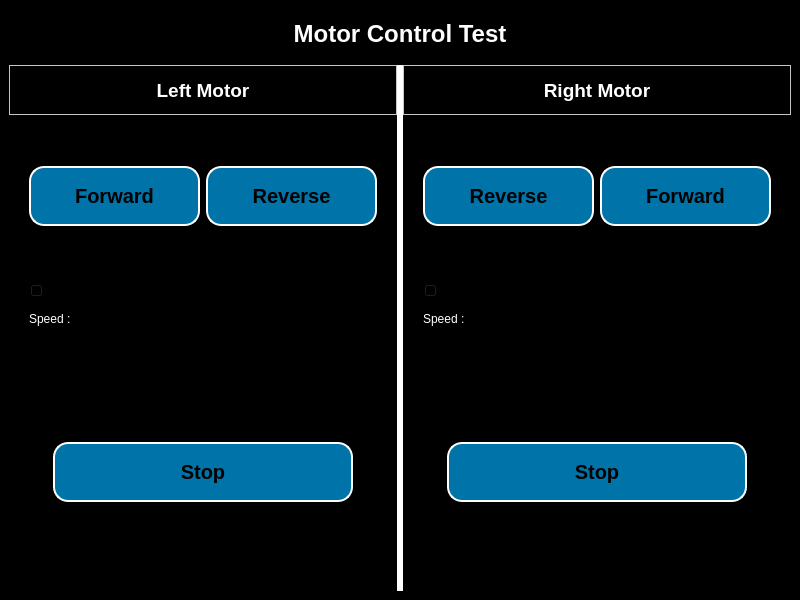
<?xml version="1.0" encoding="UTF-8"?>
<ui version="4.0">
 <class>MainWindow</class>
 <widget class="QMainWindow" name="MainWindow">
  <property name="geometry">
   <rect>
    <x>0</x>
    <y>0</y>
    <width>800</width>
    <height>600</height>
   </rect>
  </property>
  <property name="windowTitle">
   <string>MainWindow</string>
  </property>
  <property name="styleSheet">
   <string notr="true">background-color:White;</string>
  </property>
  <widget class="QWidget" name="centralwidget">
   <property name="styleSheet">
    <string notr="true">background-color:Black;</string>
   </property>
   <layout class="QVBoxLayout" name="verticalLayout">
    <item>
     <widget class="QWidget" name="top_widget" native="true">
      <property name="maximumSize">
       <size>
        <width>16777215</width>
        <height>50</height>
       </size>
      </property>
      <property name="styleSheet">
       <string notr="true">background-color:White;</string>
      </property>
      <layout class="QGridLayout" name="gridLayout">
       <property name="leftMargin">
        <number>0</number>
       </property>
       <property name="topMargin">
        <number>0</number>
       </property>
       <property name="rightMargin">
        <number>0</number>
       </property>
       <property name="bottomMargin">
        <number>0</number>
       </property>
       <property name="spacing">
        <number>0</number>
       </property>
       <item row="0" column="0">
        <widget class="QLabel" name="main_heading_label">
         <property name="font">
          <font>
           <pointsize>18</pointsize>
           <bold>true</bold>
          </font>
         </property>
         <property name="styleSheet">
          <string notr="true">background-color:Black;
color:White;</string>
         </property>
         <property name="text">
          <string>Motor Control Test</string>
         </property>
         <property name="alignment">
          <set>Qt::AlignCenter</set>
         </property>
        </widget>
       </item>
      </layout>
     </widget>
    </item>
    <item>
     <widget class="QWidget" name="bottom_widget" native="true">
      <property name="styleSheet">
       <string notr="true">background-color:White;</string>
      </property>
      <layout class="QHBoxLayout" name="horizontalLayout">
       <property name="leftMargin">
        <number>0</number>
       </property>
       <property name="topMargin">
        <number>0</number>
       </property>
       <property name="rightMargin">
        <number>0</number>
       </property>
       <property name="bottomMargin">
        <number>0</number>
       </property>
       <item>
        <widget class="QWidget" name="widget_4" native="true">
         <property name="styleSheet">
          <string notr="true">background-color:White;</string>
         </property>
         <layout class="QVBoxLayout" name="verticalLayout_2">
          <property name="spacing">
           <number>0</number>
          </property>
          <property name="leftMargin">
           <number>0</number>
          </property>
          <property name="topMargin">
           <number>0</number>
          </property>
          <property name="rightMargin">
           <number>0</number>
          </property>
          <property name="bottomMargin">
           <number>0</number>
          </property>
          <item>
           <widget class="QFrame" name="frame">
            <property name="maximumSize">
             <size>
              <width>16777215</width>
              <height>50</height>
             </size>
            </property>
            <property name="styleSheet">
             <string notr="true">background-color:white;</string>
            </property>
            <property name="frameShape">
             <enum>QFrame::StyledPanel</enum>
            </property>
            <property name="frameShadow">
             <enum>QFrame::Raised</enum>
            </property>
            <layout class="QGridLayout" name="gridLayout_2">
             <property name="leftMargin">
              <number>0</number>
             </property>
             <property name="topMargin">
              <number>0</number>
             </property>
             <property name="rightMargin">
              <number>0</number>
             </property>
             <property name="bottomMargin">
              <number>0</number>
             </property>
             <property name="spacing">
              <number>0</number>
             </property>
             <item row="0" column="0">
              <widget class="QLabel" name="left_motor_label">
               <property name="font">
                <font>
                 <pointsize>14</pointsize>
                 <bold>true</bold>
                </font>
               </property>
               <property name="styleSheet">
                <string notr="true">background-color:black;
color:White;</string>
               </property>
               <property name="lineWidth">
                <number>1</number>
               </property>
               <property name="text">
                <string>Left Motor</string>
               </property>
               <property name="alignment">
                <set>Qt::AlignCenter</set>
               </property>
              </widget>
             </item>
            </layout>
           </widget>
          </item>
          <item>
           <widget class="QFrame" name="frame_2">
            <property name="styleSheet">
             <string notr="true">background-color:Black;</string>
            </property>
            <property name="frameShape">
             <enum>QFrame::StyledPanel</enum>
            </property>
            <property name="frameShadow">
             <enum>QFrame::Raised</enum>
            </property>
            <layout class="QGridLayout" name="gridLayout_6">
             <item row="0" column="0">
              <widget class="QFrame" name="frame_7">
               <property name="styleSheet">
                <string notr="true">background-color:Black;</string>
               </property>
               <property name="frameShape">
                <enum>QFrame::StyledPanel</enum>
               </property>
               <property name="frameShadow">
                <enum>QFrame::Raised</enum>
               </property>
               <layout class="QHBoxLayout" name="horizontalLayout_2">
                <property name="topMargin">
                 <number>0</number>
                </property>
                <property name="bottomMargin">
                 <number>0</number>
                </property>
                <item>
                 <widget class="QPushButton" name="left_forward_button">
                  <property name="minimumSize">
                   <size>
                    <width>0</width>
                    <height>40</height>
                   </size>
                  </property>
                  <property name="font">
                   <font>
                    <pointsize>-1</pointsize>
                    <italic>false</italic>
                    <bold>true</bold>
                   </font>
                  </property>
                  <property name="styleSheet">
                   <string notr="true">QPushButton{
border-color: White;
background-color:#0074a9;
border-style: outset;
border-width: 2px;
border-radius: 15px;
border-color: white;
padding: 16px;
color:Black;
Font:Bold;
font-size: 20px
}
QPushButton:pressed{ 
   border-color: black;
background-color:green;
}
</string>
                  </property>
                  <property name="text">
                   <string>Forward</string>
                  </property>
                 </widget>
                </item>
                <item>
                 <widget class="QPushButton" name="left_reverse_button">
                  <property name="minimumSize">
                   <size>
                    <width>0</width>
                    <height>40</height>
                   </size>
                  </property>
                  <property name="font">
                   <font>
                    <pointsize>-1</pointsize>
                    <italic>false</italic>
                    <bold>true</bold>
                   </font>
                  </property>
                  <property name="styleSheet">
                   <string notr="true">QPushButton{
border-color: White;
background-color:#0074a9;
border-style: outset;
border-width: 2px;
border-radius: 15px;
border-color: white;
padding: 16px;
color:Black;
Font:Bold;
font-size: 20px
}
QPushButton:pressed{ 
   border-color: black;
background-color:green;
}
</string>
                  </property>
                  <property name="text">
                   <string>Reverse</string>
                  </property>
                 </widget>
                </item>
               </layout>
              </widget>
             </item>
             <item row="1" column="0">
              <widget class="QFrame" name="frame_9">
               <property name="maximumSize">
                <size>
                 <width>16777215</width>
                 <height>70</height>
                </size>
               </property>
               <property name="styleSheet">
                <string notr="true">background-color:Black;</string>
               </property>
               <property name="frameShape">
                <enum>QFrame::StyledPanel</enum>
               </property>
               <property name="frameShadow">
                <enum>QFrame::Raised</enum>
               </property>
               <layout class="QGridLayout" name="gridLayout_7">
                <item row="0" column="0">
                 <widget class="QSlider" name="left_motor_slider">
                  <property name="orientation">
                   <enum>Qt::Horizontal</enum>
                  </property>
                 </widget>
                </item>
                <item row="1" column="0">
                 <widget class="QLabel" name="left_speed_label">
                  <property name="font">
                   <font>
                    <bold>false</bold>
                   </font>
                  </property>
                  <property name="styleSheet">
                   <string notr="true">color:white;</string>
                  </property>
                  <property name="text">
                   <string>Speed : </string>
                  </property>
                 </widget>
                </item>
               </layout>
              </widget>
             </item>
            </layout>
           </widget>
          </item>
          <item>
           <widget class="QFrame" name="frame_3">
            <property name="styleSheet">
             <string notr="true">background-color:Black;</string>
            </property>
            <property name="frameShape">
             <enum>QFrame::StyledPanel</enum>
            </property>
            <property name="frameShadow">
             <enum>QFrame::Raised</enum>
            </property>
            <layout class="QGridLayout" name="gridLayout_4">
             <property name="leftMargin">
              <number>0</number>
             </property>
             <property name="topMargin">
              <number>0</number>
             </property>
             <property name="rightMargin">
              <number>0</number>
             </property>
             <property name="bottomMargin">
              <number>0</number>
             </property>
             <property name="spacing">
              <number>0</number>
             </property>
             <item row="0" column="0">
              <widget class="QPushButton" name="left_motor_stop">
               <property name="minimumSize">
                <size>
                 <width>0</width>
                 <height>40</height>
                </size>
               </property>
               <property name="maximumSize">
                <size>
                 <width>300</width>
                 <height>16777215</height>
                </size>
               </property>
               <property name="font">
                <font>
                 <pointsize>-1</pointsize>
                 <italic>false</italic>
                 <bold>true</bold>
                </font>
               </property>
               <property name="styleSheet">
                <string notr="true">QPushButton{
border-color: White;
background-color:#0074a9;
border-style: outset;
border-width: 2px;
border-radius: 15px;
border-color: white;
padding: 16px;
color:Black;
Font:Bold;
font-size: 20px
}
QPushButton:pressed{ 
   border-color: black;
background-color:green;
}
</string>
               </property>
               <property name="text">
                <string>Stop</string>
               </property>
              </widget>
             </item>
            </layout>
           </widget>
          </item>
         </layout>
        </widget>
       </item>
       <item>
        <widget class="QWidget" name="widget_3" native="true">
         <property name="styleSheet">
          <string notr="true">background-color:White;</string>
         </property>
         <layout class="QVBoxLayout" name="verticalLayout_3">
          <property name="spacing">
           <number>0</number>
          </property>
          <property name="leftMargin">
           <number>0</number>
          </property>
          <property name="topMargin">
           <number>0</number>
          </property>
          <property name="rightMargin">
           <number>0</number>
          </property>
          <property name="bottomMargin">
           <number>0</number>
          </property>
          <item>
           <widget class="QFrame" name="frame_4">
            <property name="maximumSize">
             <size>
              <width>16777215</width>
              <height>50</height>
             </size>
            </property>
            <property name="styleSheet">
             <string notr="true">background-color:white;</string>
            </property>
            <property name="frameShape">
             <enum>QFrame::StyledPanel</enum>
            </property>
            <property name="frameShadow">
             <enum>QFrame::Raised</enum>
            </property>
            <layout class="QGridLayout" name="gridLayout_3">
             <property name="leftMargin">
              <number>0</number>
             </property>
             <property name="topMargin">
              <number>0</number>
             </property>
             <property name="rightMargin">
              <number>0</number>
             </property>
             <property name="bottomMargin">
              <number>0</number>
             </property>
             <property name="spacing">
              <number>0</number>
             </property>
             <item row="0" column="0">
              <widget class="QLabel" name="right_motor_label">
               <property name="font">
                <font>
                 <pointsize>14</pointsize>
                 <bold>true</bold>
                </font>
               </property>
               <property name="styleSheet">
                <string notr="true">background-color:black;
color:White;</string>
               </property>
               <property name="text">
                <string>Right Motor</string>
               </property>
               <property name="alignment">
                <set>Qt::AlignCenter</set>
               </property>
              </widget>
             </item>
            </layout>
           </widget>
          </item>
          <item>
           <widget class="QFrame" name="frame_5">
            <property name="styleSheet">
             <string notr="true">background-color:Black;</string>
            </property>
            <property name="frameShape">
             <enum>QFrame::StyledPanel</enum>
            </property>
            <property name="frameShadow">
             <enum>QFrame::Raised</enum>
            </property>
            <layout class="QVBoxLayout" name="verticalLayout_4">
             <item>
              <widget class="QFrame" name="frame_8">
               <property name="styleSheet">
                <string notr="true">background-color:Black;</string>
               </property>
               <property name="frameShape">
                <enum>QFrame::StyledPanel</enum>
               </property>
               <property name="frameShadow">
                <enum>QFrame::Raised</enum>
               </property>
               <layout class="QHBoxLayout" name="horizontalLayout_3">
                <property name="topMargin">
                 <number>0</number>
                </property>
                <property name="bottomMargin">
                 <number>0</number>
                </property>
                <item>
                 <widget class="QPushButton" name="right_reverse_button">
                  <property name="minimumSize">
                   <size>
                    <width>0</width>
                    <height>40</height>
                   </size>
                  </property>
                  <property name="font">
                   <font>
                    <pointsize>-1</pointsize>
                    <italic>false</italic>
                    <bold>true</bold>
                   </font>
                  </property>
                  <property name="styleSheet">
                   <string notr="true">QPushButton{
border-color: White;
background-color:#0074a9;
border-style: outset;
border-width: 2px;
border-radius: 15px;
border-color: white;
padding: 16px;
color:Black;
Font:Bold;
font-size: 20px
}
QPushButton:pressed{ 
   border-color: black;
background-color:green;
}
</string>
                  </property>
                  <property name="text">
                   <string>Reverse</string>
                  </property>
                 </widget>
                </item>
                <item>
                 <widget class="QPushButton" name="right_forward_button">
                  <property name="minimumSize">
                   <size>
                    <width>0</width>
                    <height>40</height>
                   </size>
                  </property>
                  <property name="font">
                   <font>
                    <pointsize>-1</pointsize>
                    <italic>false</italic>
                    <bold>true</bold>
                   </font>
                  </property>
                  <property name="styleSheet">
                   <string notr="true">QPushButton{
border-color: White;
background-color:#0074a9;
border-style: outset;
border-width: 2px;
border-radius: 15px;
border-color: white;
padding: 16px;
color:Black;
Font:Bold;
font-size: 20px
}
QPushButton:pressed{ 
   border-color: black;
background-color:green;
}
</string>
                  </property>
                  <property name="text">
                   <string>Forward</string>
                  </property>
                 </widget>
                </item>
               </layout>
              </widget>
             </item>
             <item>
              <widget class="QFrame" name="frame_10">
               <property name="maximumSize">
                <size>
                 <width>16777215</width>
                 <height>70</height>
                </size>
               </property>
               <property name="styleSheet">
                <string notr="true">background-color:Black;</string>
               </property>
               <property name="frameShape">
                <enum>QFrame::StyledPanel</enum>
               </property>
               <property name="frameShadow">
                <enum>QFrame::Raised</enum>
               </property>
               <layout class="QGridLayout" name="gridLayout_8">
                <item row="0" column="0">
                 <widget class="QSlider" name="right_motor_slider">
                  <property name="orientation">
                   <enum>Qt::Horizontal</enum>
                  </property>
                 </widget>
                </item>
                <item row="1" column="0">
                 <widget class="QLabel" name="right_speed_label">
                  <property name="styleSheet">
                   <string notr="true">color:White;</string>
                  </property>
                  <property name="text">
                   <string>Speed : </string>
                  </property>
                 </widget>
                </item>
               </layout>
              </widget>
             </item>
            </layout>
           </widget>
          </item>
          <item>
           <widget class="QFrame" name="frame_6">
            <property name="styleSheet">
             <string notr="true">background-color:Black;</string>
            </property>
            <property name="frameShape">
             <enum>QFrame::StyledPanel</enum>
            </property>
            <property name="frameShadow">
             <enum>QFrame::Raised</enum>
            </property>
            <layout class="QGridLayout" name="gridLayout_5">
             <property name="leftMargin">
              <number>0</number>
             </property>
             <property name="topMargin">
              <number>0</number>
             </property>
             <property name="rightMargin">
              <number>0</number>
             </property>
             <property name="bottomMargin">
              <number>0</number>
             </property>
             <property name="spacing">
              <number>0</number>
             </property>
             <item row="0" column="0">
              <widget class="QPushButton" name="right_motor_stop">
               <property name="minimumSize">
                <size>
                 <width>0</width>
                 <height>40</height>
                </size>
               </property>
               <property name="maximumSize">
                <size>
                 <width>300</width>
                 <height>16777215</height>
                </size>
               </property>
               <property name="font">
                <font>
                 <pointsize>-1</pointsize>
                 <italic>false</italic>
                 <bold>true</bold>
                </font>
               </property>
               <property name="styleSheet">
                <string notr="true">QPushButton{
border-color: White;
background-color:#0074a9;
border-style: outset;
border-width: 2px;
border-radius: 15px;
border-color: white;
padding: 16px;
color:Black;
Font:Bold;
font-size: 20px
}
QPushButton:pressed{ 
   border-color: black;
background-color:green;
}
</string>
               </property>
               <property name="text">
                <string>Stop</string>
               </property>
              </widget>
             </item>
            </layout>
           </widget>
          </item>
         </layout>
        </widget>
       </item>
      </layout>
     </widget>
    </item>
   </layout>
  </widget>
 </widget>
 <resources/>
 <connections/>
</ui>
